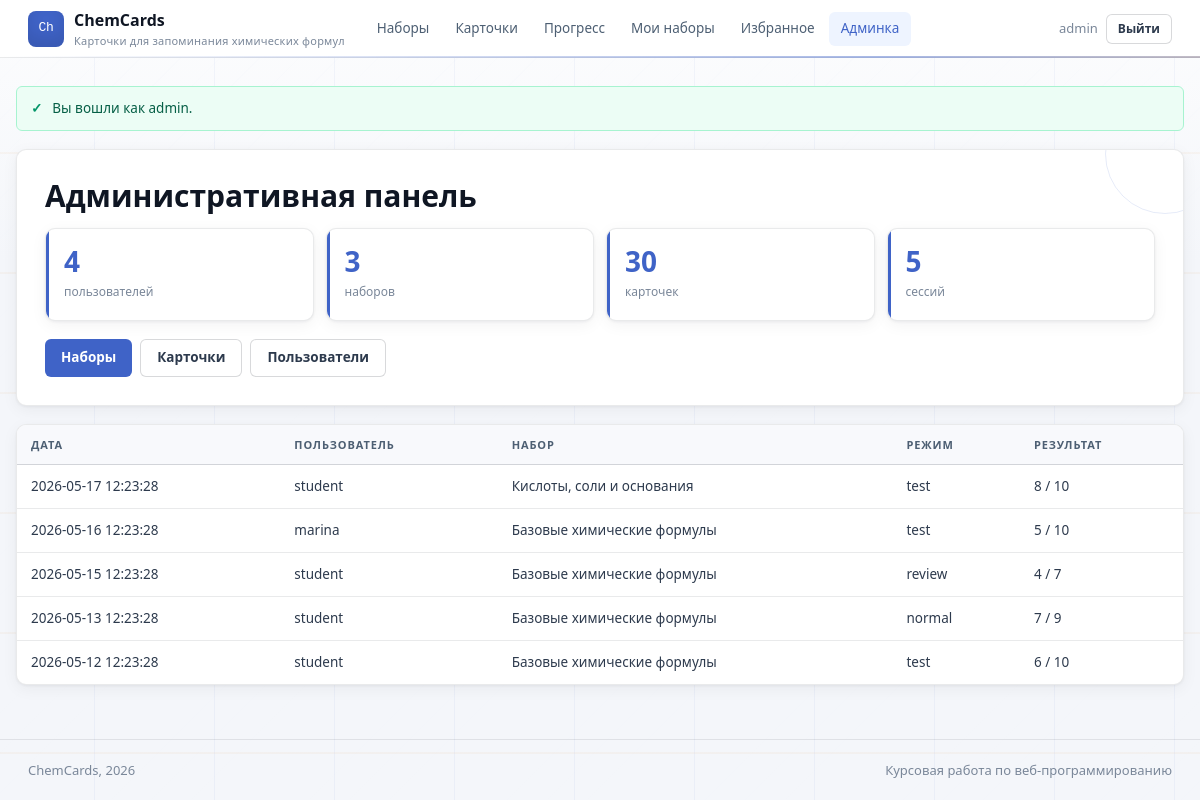
/admin/index.php (signed in), run on the app's committed database.
### tables this page shows
CREATE TABLE users (
  id INT UNSIGNED AUTO_INCREMENT PRIMARY KEY,
  username VARCHAR(50) NOT NULL UNIQUE,
  email VARCHAR(120) NOT NULL UNIQUE,
  password_hash VARCHAR(255) NOT NULL,
  role ENUM('user', 'admin') NOT NULL DEFAULT 'user',
  rating_points INT NOT NULL DEFAULT 1000,
  created_at TIMESTAMP NOT NULL DEFAULT CURRENT_TIMESTAMP
);

CREATE TABLE study_sessions (
  id INT UNSIGNED AUTO_INCREMENT PRIMARY KEY,
  user_id INT UNSIGNED NOT NULL,
  set_id INT UNSIGNED NOT NULL,
  mode ENUM('normal', 'review', 'test') NOT NULL DEFAULT 'normal',
  score INT UNSIGNED NOT NULL DEFAULT 0,
  total INT UNSIGNED NOT NULL DEFAULT 0,
  date DATETIME NOT NULL DEFAULT CURRENT_TIMESTAMP,
  INDEX idx_sessions_date (date),
  CONSTRAINT fk_sessions_user
    FOREIGN KEY (user_id) REFERENCES users(id)
    ON DELETE CASCADE,
  CONSTRAINT fk_sessions_set
    FOREIGN KEY (set_id) REFERENCES flashcard_sets(id)
    ON DELETE CASCADE
);

CREATE TABLE flashcard_sets (
  id INT UNSIGNED AUTO_INCREMENT PRIMARY KEY,
  user_id INT UNSIGNED NULL,
  name VARCHAR(120) NOT NULL,
  description TEXT NULL,
  is_public TINYINT(1) NOT NULL DEFAULT 0,
  created_at TIMESTAMP NOT NULL DEFAULT CURRENT_TIMESTAMP,
  updated_at TIMESTAMP NULL DEFAULT NULL ON UPDATE CURRENT_TIMESTAMP,
  CONSTRAINT fk_sets_user
    FOREIGN KEY (user_id) REFERENCES users(id)
    ON DELETE CASCADE
);

### includes/functions.php (called while the page is built, shortened)
<?php
require_once __DIR__ . '/db.php';
function h($value): string
{
    return htmlspecialchars((string) $value, ENT_QUOTES, 'UTF-8');
}
function app_url(string $path = ''): string
{
    return BASE_URL . '/' . ltrim($path, '/');
}
function consume_flash(): array
{
    $items = $_SESSION['flash'] ?? [];
    return $items;
}
function current_user(): ?array
{
    static $loaded = false;
    static $user = null;
    if ($loaded) {
        return $user;
    }
    $loaded = true;
    $stmt = get_pdo()->prepare('SELECT id, username, email, role, rating_points, created_at FROM users WHERE id = ?');
    $stmt->execute([$_SESSION['user_id']]);
    $user = $stmt->fetch() ?: null;
    return $user;
}
function is_logged_in(): bool
{
    return current_user() !== null;
}
function is_admin(): bool
{
    $user = current_user();
    return $user && $user['role'] === 'admin';
}
function require_login(): void
{
    if (!is_logged_in()) {
        flash('warning', 'Войдите в аккаунт, чтобы открыть этот раздел.');
        redirect('login.php');
    }
}
function require_admin(): void
{
    require_login();
}

### includes/db.php (called while the page is built, shortened)
<?php
function get_pdo(): PDO
{
    static $pdo = null;
    if ($pdo instanceof PDO) {
        return $pdo;
    }
    $dsn = 'mysql:host=' . DB_HOST . ';dbname=' . DB_NAME . ';charset=utf8mb4';
    $pdo = new PDO($dsn, DB_USER, DB_PASS, [
        PDO::ATTR_ERRMODE => PDO::ERRMODE_EXCEPTION,
        PDO::ATTR_DEFAULT_FETCH_MODE => PDO::FETCH_ASSOC,
        PDO::ATTR_EMULATE_PREPARES => false,
    ]);
    return $pdo;
}

### admin/index.php (the view, shortened to what this page needs)
<?php
require_once __DIR__ . '/../includes/functions.php';
require_admin();
$pdo = get_pdo();
$stats = [
    'users' => (int) $pdo->query('SELECT COUNT(*) FROM users')->fetchColumn(),
    'sets' => (int) $pdo->query('SELECT COUNT(*) FROM flashcard_sets')->fetchColumn(),
    'cards' => (int) $pdo->query('SELECT COUNT(*) FROM flashcards')->fetchColumn(),
    'sessions' => (int) $pdo->query('SELECT COUNT(*) FROM study_sessions')->fetchColumn(),
];
$sessions = $pdo->query(
    'SELECT ss.*, u.username, s.name AS set_name
     FROM study_sessions ss
     JOIN users u ON u.id = ss.user_id
     JOIN flashcard_sets s ON s.id = ss.set_id
     ORDER BY ss.date DESC
     LIMIT 10'
)->fetchAll();
include __DIR__ . '/../includes/header.php';
?>
<section class="panel">
    <h1>Административная панель</h1>
    <div class="stats">
        <div class="stat"><strong><?= h((string) $stats['users']) ?></strong><span>пользователей</span></div>
        <div class="stat"><strong><?= h((string) $stats['sets']) ?></strong><span>наборов</span></div>
        <div class="stat"><strong><?= h((string) $stats['cards']) ?></strong><span>карточек</span></div>
        <div class="stat"><strong><?= h((string) $stats['sessions']) ?></strong><span>сессий</span></div>
    </div>
    <div class="actions" style="margin-top: 18px;">
        <a class="button" href="<?= h(app_url('admin/sets.php')) ?>">Наборы</a>
        <a class="button ghost" href="<?= h(app_url('admin/cards.php')) ?>">Карточки</a>
        <a class="button ghost" href="<?= h(app_url('admin/users.php')) ?>">Пользователи</a>
    </div>
</section>
<section class="table-wrap" style="margin-top: 18px;">
    <table>
        <thead>
        <tr>
            <th>Дата</th>
            <th>Пользователь</th>
            <th>Набор</th>
            <th>Режим</th>
            <th>Результат</th>
        </tr>
        </thead>
        <tbody>
        <?php foreach ($sessions as $session): ?>
            <tr>
                <td><?= h($session['date']) ?></td>
                <td><?= h($session['username']) ?></td>
                <td><?= h($session['set_name']) ?></td>
                <td><?= h($session['mode']) ?></td>
                <td><?= h((string) $session['score']) ?> / <?= h((string) $session['total']) ?></td>
            </tr>
        <?php endforeach; ?>
        </tbody>
    </table>
</section>
<?php include __DIR__ . '/../includes/footer.php'; ?>

### includes/header.php (shortened to what this page needs)
<?php
$user = current_user();
$scriptName = str_replace('\\', '/', $_SERVER['SCRIPT_NAME'] ?? '');
$activePath  = trim($scriptName, '/');
?>
<!doctype html>
<html lang="ru">
<head>
    <link rel="stylesheet" href="<?= h(app_url('css/style.css')) ?>">
</head>
<body>
<header class="topbar">
    <a class="brand" href="<?= h(app_url('index.php')) ?>">
        <span class="brand-mark">Ch</span>
        <span>
            <strong><?= h(APP_NAME) ?></strong>
            <small><?= h(APP_SUBTITLE) ?></small>
        </span>
    </a>
    <nav class="nav" aria-label="Основная навигация">
        <?php
        $navLinks = [
            'sets.php'      => 'Наборы',
            'cards.php'     => 'Карточки',
            'stats.php'     => 'Прогресс',
        ];
        if ($user) {
            $navLinks['my_sets.php']   = 'Мои наборы';
            $navLinks['favorites.php'] = 'Избранное';
        }
        foreach ($navLinks as $href => $label):
            $isActive = substr($activePath, -strlen($href)) === $href;
        ?>
            <a href="<?= h(app_url($href)) ?>"
               <?= $isActive ? 'aria-current="page"' : '' ?>>
                <?= h($label) ?>
            </a>
        <?php endforeach; ?>
        <?php if (is_admin()): ?>
            <a href="<?= h(app_url('admin/index.php')) ?>"
               <?= strpos($activePath, 'admin/') !== false ? 'aria-current="page"' : '' ?>>
                Админка
            </a>
        <?php endif; ?>
    </nav>
    <div class="account">
        <?php if ($user): ?>
            <span><?= h($user['username']) ?></span>
            <a class="button ghost sm" href="<?= h(app_url('logout.php')) ?>">Выйти</a>
        <?php else: ?>
            <a class="button ghost sm" href="<?= h(app_url('login.php')) ?>">Войти</a>
            <a class="button sm" href="<?= h(app_url('register.php')) ?>">Регистрация</a>
        <?php endif; ?>
    </div>
</header>
<main class="container">
    <?php foreach (consume_flash() as $item): ?>
        <div class="alert <?= h($item['type']) ?>"><?= h($item['message']) ?></div>
    <?php endforeach; ?>

### data on the page
users: username "admin"
study_sessions: date "2026-05-17 12:23:28", user.username "student", set.name "Кислоты, соли и основания", mode "test", score "8", total "10"
study_sessions: date "2026-05-16 12:23:28", user.username "marina", set.name "Базовые химические формулы", mode "test", score "5", total "10"
study_sessions: date "2026-05-15 12:23:28", user.username "student", set.name "Базовые химические формулы", mode "review", score "4", total "7"
study_sessions: date "2026-05-13 12:23:28", user.username "student", set.name "Базовые химические формулы", mode "normal", score "7", total "9"
study_sessions: date "2026-05-12 12:23:28", user.username "student", set.name "Базовые химические формулы", mode "test", score "6", total "10"

### other printed values
APP_NAME "ChemCards"
APP_SUBTITLE "Карточки для запоминания химических формул"
$label "Наборы"
$label "Карточки"
$label "Прогресс"
$label "Мои наборы"
$label "Избранное"
$item['message'] "Вы вошли как admin."
$stats['users'] "4"
$stats['sets'] "3"
$stats['cards'] "30"
$stats['sessions'] "5"
